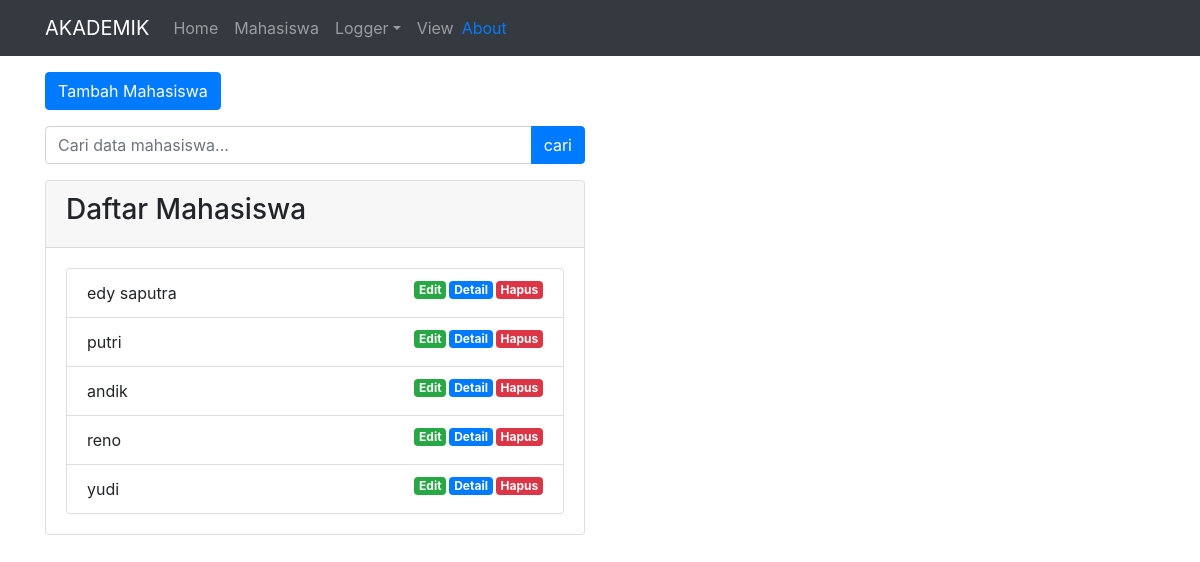
/index.php/mahasiswa, run on an earlier commit of the app's database.
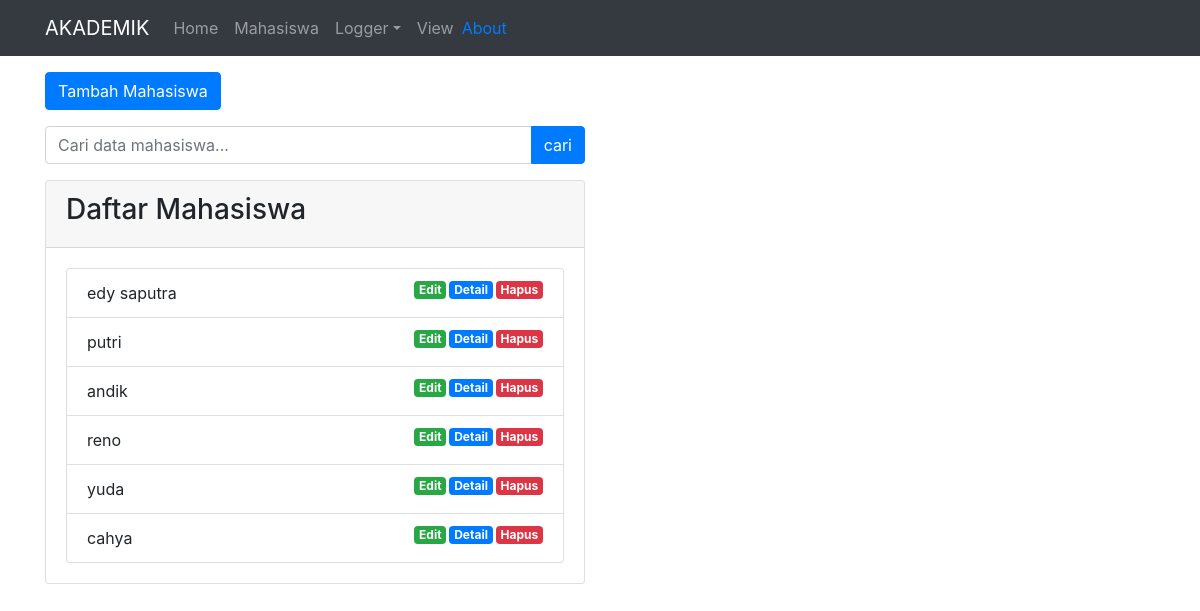
And on a later commit of the database.
### tables this page shows
CREATE TABLE `mhs` (
  `id_mhs` int(11) NOT NULL,
  `nim_mhs` varchar(20) DEFAULT NULL,
  `nama_mhs` varchar(50) DEFAULT NULL,
  `jenis_kelamin` enum('L','P') DEFAULT NULL,
  `alamat` varchar(100) DEFAULT NULL,
  `no_hp` varchar(15) NOT NULL
);

### application/controllers/Mahasiswa.php (called while the page is built, shortened)
<?php
class Mahasiswa extends CI_Controller
{
    public function __construct()
    {
        $this->load->model('Mhs_model');
        $this->load->library('form_validation');
    }
    public function index()
    {
        $data['judul'] = 'Mahasiswa';
        $data['mhs'] = $this->Mhs_model->getAllMhs();
        $this->load->view('template/header', $data);
        $this->load->view('mhs/index', $data);
        $this->load->view('template/footer');
    }
}

### index.php (called while the page is built, shortened)
<?php
require_once BASEPATH.'core/CodeIgniter.php';

### application/models/Mhs_model.php (called while the page is built, shortened)
<?php
class Mhs_model extends CI_Model
{
    public function getAllMhs()
    {
        return $this->db->get('mhs')->result_array();
    }
}

### application/views/mhs/index.php (the view, shortened to what this page needs)
<div class="container">
    <div class="row mt-3">
        <div class="col-md-6">
            <a href="<?= base_url(); ?>mahasiswa/tambah" class="btn btn-primary">Tambah Mahasiswa</a>
        </div>
    </div>
    <div class="row mt-3">
        <div class="col-md-6">
            <form action="" method="post">
                <div class="input-group">
                    <input type="text" name="keyword" class="form-control" placeholder="Cari data mahasiswa...">
                    <div class="input-group-append">
                        <button type="submit" class="btn btn-primary">
                            cari
                        </button>
                    </div>
                </div>
            </form>
        </div>
    </div>
    <div class="row mt-3">
        <div class="col-md-6">
            <div class="card">
                <div class="card-header">
                    <h3>Daftar Mahasiswa</h3>
                </div>
                <div class="card-body">
                    <form action="">
                        <ul class="list-group">
                            <?php foreach ($mhs as $m) : ?>
                                <li class="list-group-item">
                                    <?= $m['nama_mhs']; ?>
                                    <a href="<?= base_url(); ?>mahasiswa/hapus/<?= $m['id_mhs']; ?>" class="badge badge-danger float-right" onclick="return confirm('yakin?');">Hapus</a>
                                    <a href="<?= base_url(); ?>mahasiswa/detail/<?= $m['id_mhs']; ?>" class="badge badge-primary float-right">Detail</a>
                                    <a href="<?= base_url(); ?>mahasiswa/edit/<?= $m['id_mhs']; ?>" class="badge badge-success float-right">Edit</a>
                                </li>
                            <?php endforeach; ?>
                        </ul>
                    </form>
                </div>
            </div>
        </div>
    </div>
</div>

What changed in the data, as far as the page shows it:
changed mhs: nama_mhs "yudi" → "yuda"
added mhs: nama_mhs "cahya"
